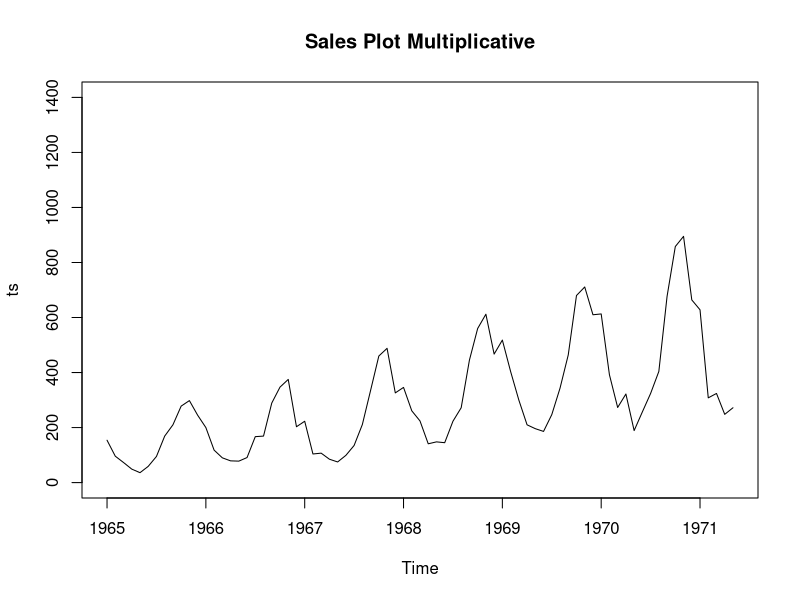
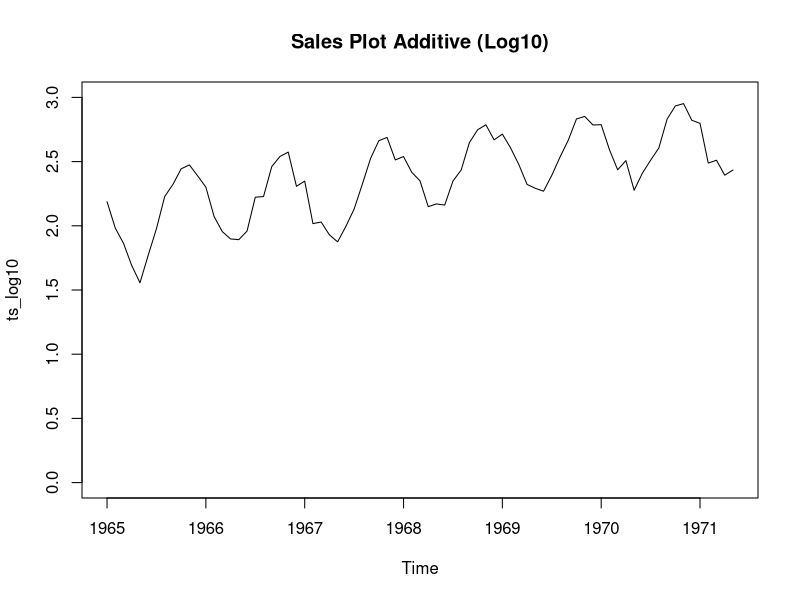
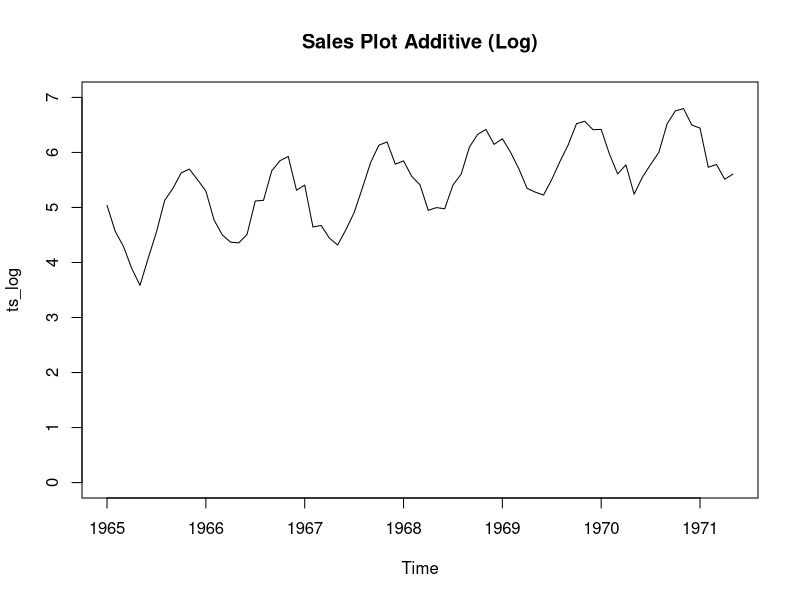
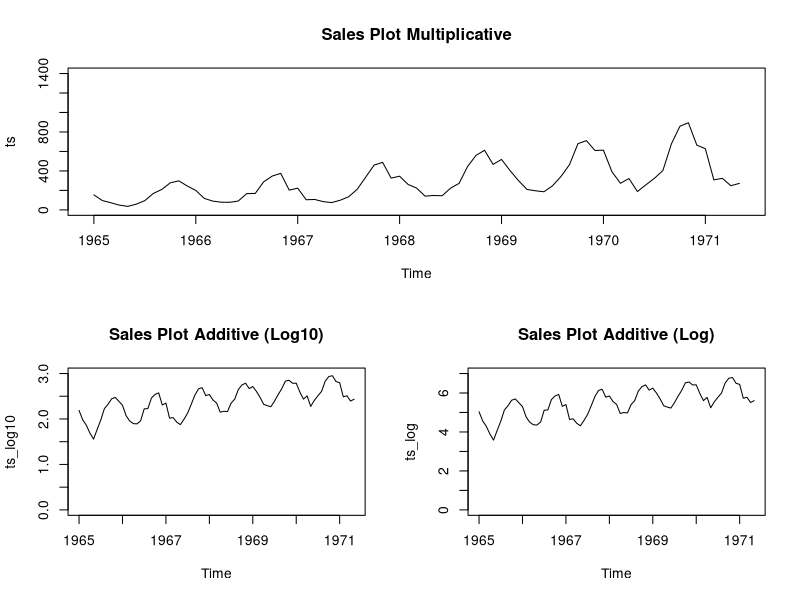
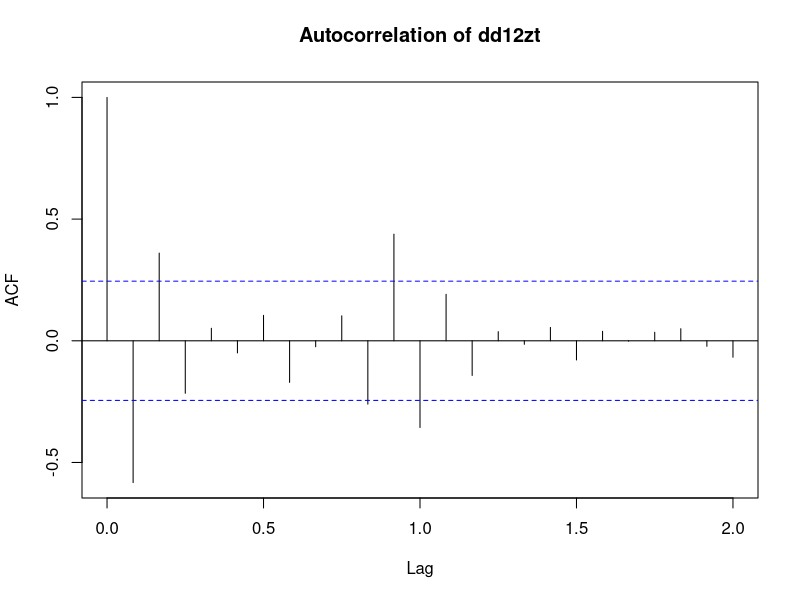
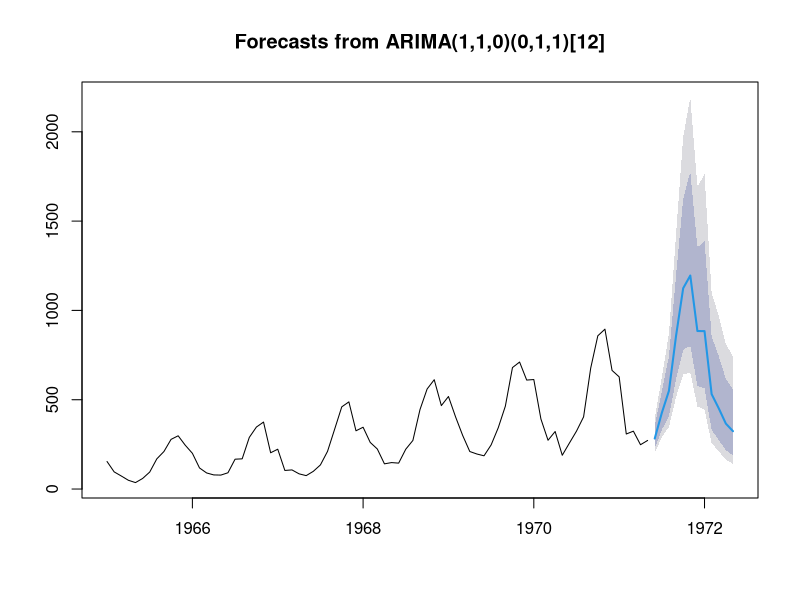
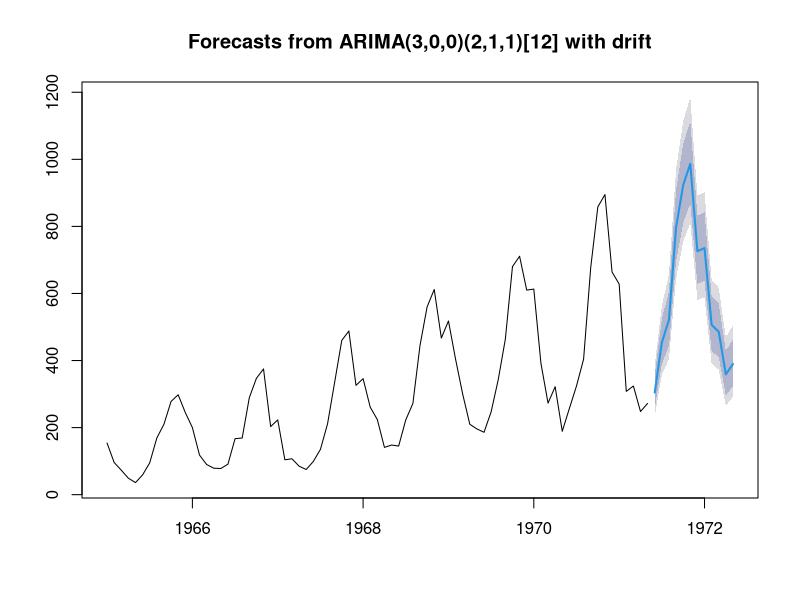
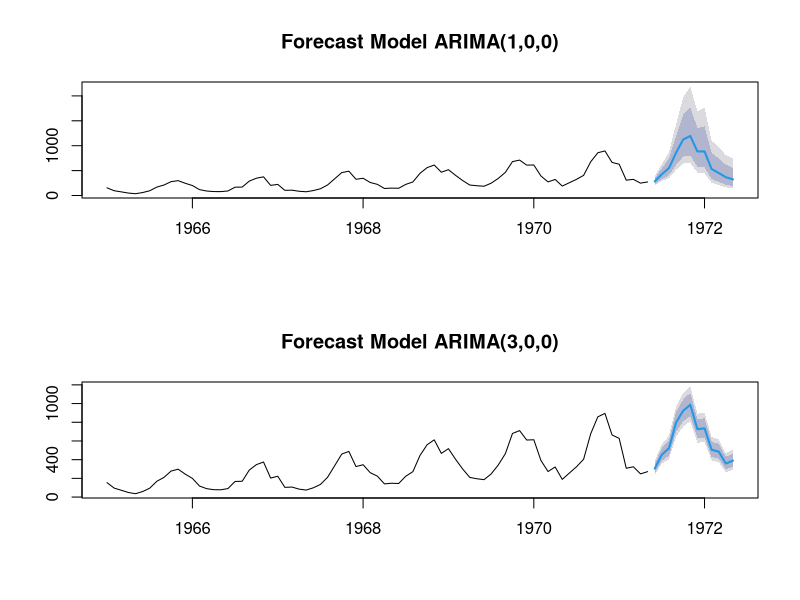

Write the R code that produced these figures, in order.
###################################################################
# Box-Jenkins Seasonal Forecasting: Problems in a Case-Study      #
# Author(s): C. Chatfield and D. L. Prothero                      #
# Source: Journal of the Royal Statistical Society.               #
#         Series A (General), Vol. 136, No. 3 (1973), pp. 295-336 #
# Published by: Wiley for the Royal Statistical Society           #
# Stable URL: http://www.jstor.org/stable/2344994                 #
#                                                                 #
# Recreated by: Falk Heger                                        #
# in: R for Windows 3.3.1                                         #
###################################################################

# INSTALLING

install.packages("forecast")
install.packages("reshape2")

# PACKAGES

library(forecast);
library(reshape2);

# INSERT DATA

df<-c(154,96,73,49,36,59,95,169,210,278,298,245,200,118,90,79,78,91,167,169,289,347,375,203,223,104,107,85,75,99,135,211,335,460,488,326,346,261,224,141,148,145,223,272,445,560,612,467,518,404,300,210,196,186,247,343,464,680,711,610,613,392,273,322,189,257,324,404,677,858,895,664,628,308,324,248,272)

#############################################
# The sample consisting of month-years      #
# and sales data can be found in the paper. #
#############################################

# TIME SERIES PLOT | MULTIPLICATIVE

ts<-ts(df, frequency=12, start=c(1965,1))
ts
plot.ts(ts, main='Sales Plot Multiplicative', ylim=c(0, 1400))

# STABILITY PLOT WITH LOG10 AS MENTIONED IN THE PAPER

ts_log10 <- log10(ts)
ts_log10
plot.ts(ts_log10, main='Sales Plot Additive (Log10)', ylim=c(0, 3))

# STABILITY PLOT WITH LOG

ts_log <- log(ts)
ts_log
plot.ts(ts_log, main="Sales Plot Additive (Log)", ylim=c(0, 7))

# DISPLAY PLOTS TOGETHER

layout(matrix(c(1,1,2,3), 2, 2, byrow = TRUE))
plot.ts(ts, main='Sales Plot Multiplicative', ylim=c(0, 1400))
plot.ts(ts_log10, main='Sales Plot Additive (Log10)', ylim=c(0, 3))
plot.ts(ts_log, main="Sales Plot Additive (Log)", ylim=c(0, 7))

dev.off()
rm(ts_log)

####################################################################
# Since there is no difference (besides the pure numerical range), #
# the Log10 of the Sales will be used as suggested in the paper.   #
####################################################################

# SAMPLE AUTOCORRELATION

##########################
#acf_zt <- acf(ts)       #
#acf_zt                  #
#                        #
#dzt <- diff(ts)         #
#acf_dzt <- acf(dzt)     #
#acf_dzt                 #
#                        #
#d12zt <- diff(ts, 12)   #
#acf_d12zt <- acf(d12zt) #
#acf_d12zt               #
##########################

dd12zt <- diff(diff(ts_log10, 12))
acf_dd12zt <- acf(dd12zt, lag.max=24, main="Autocorrelation of dd12zt")
acf_dd12zt

dev.off()
rm(acf_zt, dzt, acf_dzt, d12zt, acf_d12zt, acf_dd12zt)

# IDENTIFICATION OF BEST FIT ARIMA MODEL

ARIMAfit <- auto.arima(ts, lambda=0, d=1, D=1)
summary(ARIMAfit)

# FORECAST SALES

fcast <- forecast(ARIMAfit, h=12)
plot(fcast)
summary(fcast)

# ALTERNATIVES

#############################
#lambda = BoxCox.lambda(ts) #
#lambda                     #
#############################

ARIMAfit_Alt <- auto.arima(ts, lambda=0.4)
summary(ARIMAfit_Alt)

fcast_Alt <- forecast(ARIMAfit_Alt, h=12)
plot(fcast_Alt)
summary(fcast_Alt)

# COMPARE

par(mfrow=c(2,1))
plot(fcast, main="Forecast Model ARIMA(1,0,0)")
plot(fcast_Alt, main="Forecast Model ARIMA(3,0,0)")
